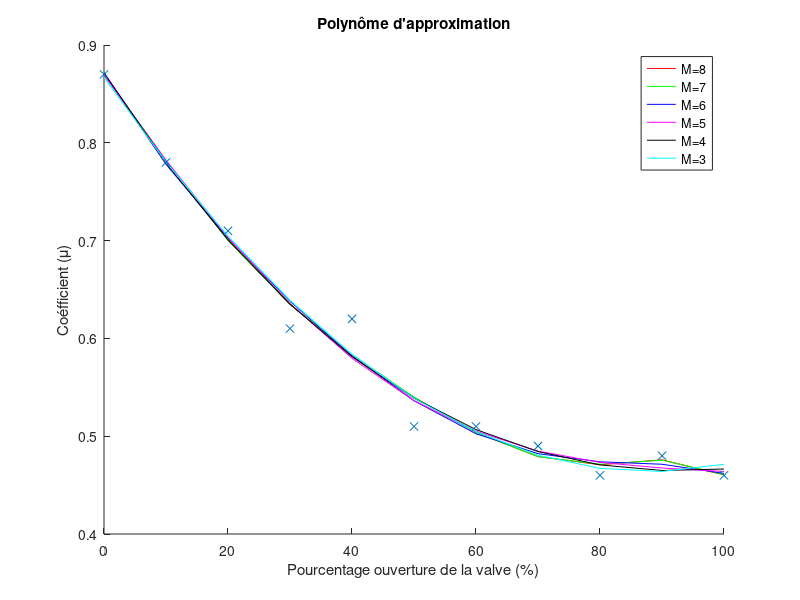
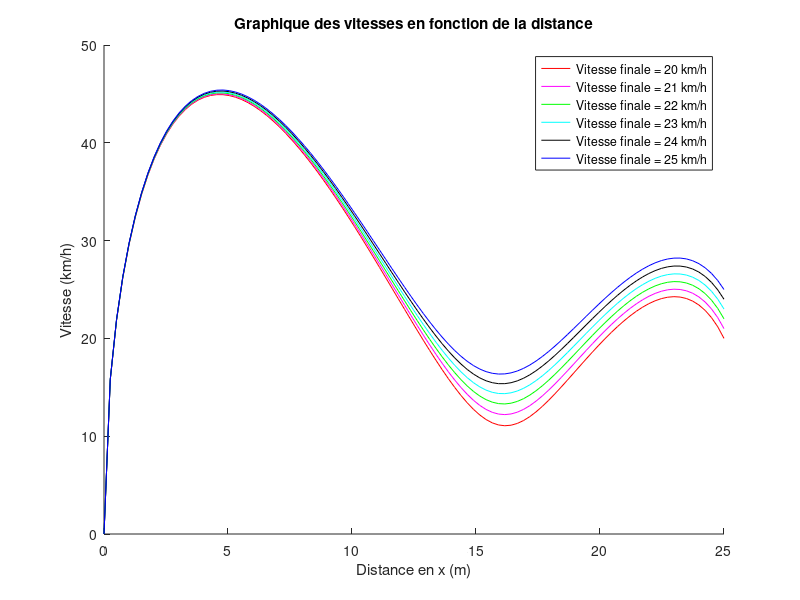
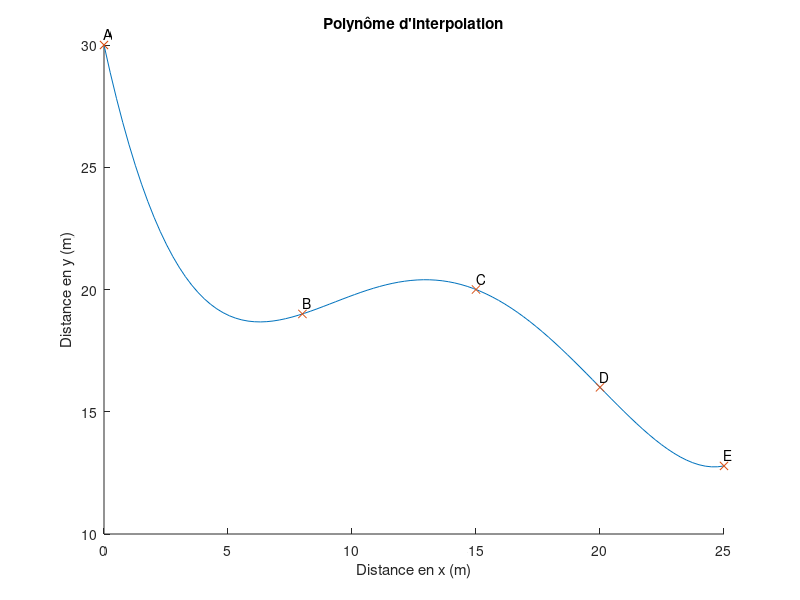
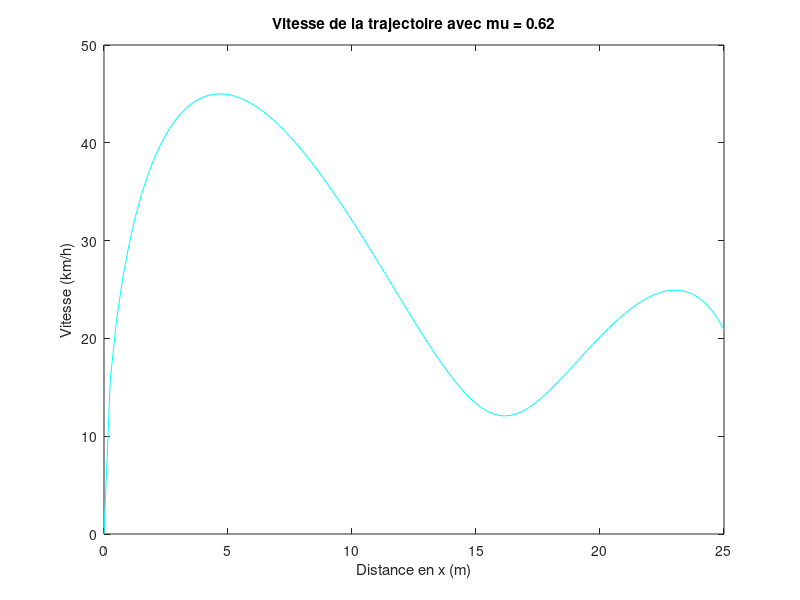

Write the MATLAB code that produced these figures, in order.

%% Trajectoire - polynome d'interpolation

xnI = [0 8 15 20 25 ];
ynI = [ 30 19 20 16 12.7843 ];
names = {'A', 'B', 'C', 'D', 'E'};

phi1I = ones(size(xnI))';
phi2I = xnI';
phi3I = (xnI.^2)';
phi4I = (xnI.^3)';
phi5I = (xnI.^4)';

P = [ phi1I phi2I phi3I phi4I phi5I; ];

A = pinv(P)*ynI'

r = roots([A(5)*4 A(4)*3 A(3)*2 A(2)])
x = linspace(0, 25);
g_x = A(1) + A(2)*x + A(3)*x.^2 + A(4)*x.^3 + A(5)*x.^4;


% Trajectoire - polynome d'approximation
dx = 10;
xn = [0:dx:100];
yn = [ 0.87 0.78 0.71 0.61 0.62 0.51 0.51 0.49 0.46 0.48 0.46 ];
N = 11;

phi1 = ones(size(xn))';
phi2 = xn';
phi3 = (xn.^2)';
phi4 = (xn.^3)';
phi5 = (xn.^4)';
phi6 = (xn.^5)';
phi7 = (xn.^6)';
phi8 = (xn.^7)';

% Pour M = 8
P8 = [ phi1 phi2 phi3 phi4 phi5 phi6 phi7 phi8 ; ];
A8 = pinv(P8)*yn';

% Pour M = 7
P7 = [ phi1 phi2 phi3 phi4 phi5 phi6 phi7 ; ];
A7 = pinv(P7)*yn';

% Pour M = 6
P6 = [ phi1 phi2 phi3 phi4 phi5 phi6 ; ];
A6 = pinv(P6)*yn';

% Pour M = 5
P5 = [ phi1 phi2 phi3 phi4 phi5 ; ];
A5 = pinv(P5)*yn';

% Pour M = 4
P4 = [ phi1 phi2 phi3 phi4 ; ];
A4 = pinv(P4)*yn';

% Pour M = 3
P3 = [ phi1 phi2 phi3 ; ];
A3 = pinv(P3)*yn';

% Polynômes d'approximations
g8 = A8(1) + A8(2)*xn + A8(3)*xn.^2 + A8(4)*xn.^3 + A8(5)*xn.^4 + A8(6)*xn.^5 + A8(7)*xn.^6 + A8(8)*xn.^7;
g7 = A7(1) + A7(2)*xn + A7(3)*xn.^2 + A7(4)*xn.^3 + A7(5)*xn.^4 + A7(6)*xn.^5 + A7(7)*xn.^6;
g6 = A6(1) + A6(2)*xn + A6(3)*xn.^2 + A6(4)*xn.^3 + A6(5)*xn.^4 + A6(6)*xn.^5;
g5 = A5(1) + A5(2)*xn + A5(3)*xn.^2 + A5(4)*xn.^3 + A5(5)*xn.^4;
g4 = A4(1) + A4(2)*xn + A4(3)*xn.^2 + A4(4)*xn.^3;
g3 = A3(1) + A3(2)*xn + A3(3)*xn.^2;

% Représentation
figure

hold on
plot(xn, g8, 'red')
plot(xn, g7, 'green')
plot(xn, g6, 'blue')
plot(xn, g5, 'magenta')
plot(xn, g4, 'black')
plot(xn, g3, 'cyan')
plot(xn, yn, 'x')
title("Polynôme d'approximation")
xlabel('Pourcentage ouverture de la valve (%)')
ylabel('Coéfficient (\mu)')
legend('M=8','M=7','M=6','M=5','M=4','M=3');
hold off

% Calcul des erreurs pour 5 et 6

% Erreur quadratique
E5 = sum((g5-yn).^2)
E6 = sum((g6-yn).^2)

% RMSE
errr_rms_5 = sqrt(mean((g5-yn).*(g5-yn)))
errr_rms_6 = sqrt(mean((g6-yn).*(g6-yn)))

% Correlation
y_mean = mean(yn);
R_2_5 = (sum((g5 - y_mean).^2)) / ( sum((yn - y_mean).^2) )
R_2_6 = (sum((g6 - y_mean).^2)) / ( sum((yn - y_mean).^2) )

% Choix : M = 6, car c'est dont la correlation est le plus proche de 1

% Vitesses
hi = 30;
hf = 12.7843;
g = 9.8;
xf = 25;
km_h = 1000/3600;

% En posant la vitesse

vf = 20*km_h;
mu_20 = ((hi - hf) - ((1/(2*g))*vf^2))/xf

vf = 21*km_h;
mu_21 = ((hi - hf) - ((1/(2*g))*vf^2))/xf

vf = 22*km_h;
mu_22 = ((hi - hf) - ((1/(2*g))*vf^2))/xf

vf = 23*km_h;
mu_23 = ((hi - hf) - ((1/(2*g))*vf^2))/xf

vf = 24*km_h;
mu_24 = ((hi - hf) - ((1/(2*g))*vf^2))/xf

vf = 25*km_h;
mu_25 = ((hi - hf) - ((1/(2*g))*vf^2))/xf


% Représentation en fonction de la vitesse en utilisant le polynôme d'interpolation
mu = (mu_20 + mu_25)./2;
v1 = sqrt(2.*g.*(hi - (mu.*x) - g_x));
v2 = sqrt(2.*g.*(hi - (mu_20.*x) - g_x));
v3 = sqrt(2.*g.*(hi - (mu_21.*x) - g_x));
v4 = sqrt(2.*g.*(hi - (mu_22.*x) - g_x));
v5 = sqrt(2.*g.*(hi - (mu_23.*x) - g_x));
v6 = sqrt(2.*g.*(hi - (mu_24.*x) - g_x));
v7 = sqrt(2.*g.*(hi - (mu_25.*x) - g_x));

% Vrai vitesse selon mu = 0.62 (40%)
mu = 0.62;
v = sqrt(2.*g.*(hi - (mu.*x) - g_x))

figure
%plot(x, vf)
%plot(x, v1./km_h, 'blue')
hold on
plot(x, v2./km_h, 'red')
plot(x, v3./km_h, 'magenta')
plot(x, v4./km_h, 'green')
plot(x, v5./km_h, 'cyan')
plot(x, v6./km_h, 'black')
plot(x, v7./km_h, 'blue')
hold off
title("Graphique des vitesses en fonction de la distance")
xlabel('Distance en x (m)')
ylabel('Vitesse (km/h)')
legend('Vitesse finale = 20 km/h','Vitesse finale = 21 km/h','Vitesse finale = 22 km/h','Vitesse finale = 23 km/h','Vitesse finale = 24 km/h','Vitesse finale = 25 km/h')


figure
hold on
plot(x, g_x)
plot(xnI, ynI, 'x')
title("Polynôme d'interpolation")
text(xnI, ynI+0.45, names)
xlabel('Distance en x (m)')
ylabel('Distance en y (m)')
hold off

figure
plot(x, v./km_h, 'cyan')
title("Vitesse de la trajectoire avec \mu = 0.62")
xlabel('Distance en x (m)')
ylabel('Vitesse (km/h)')
